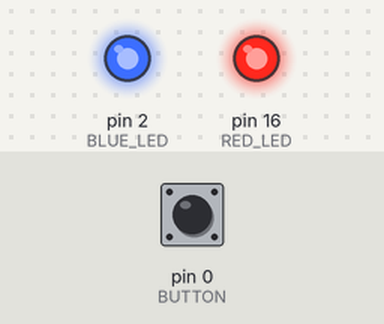
A sketch run on a simulated Arduino Uno, built with avr-gcc and run on an emulated ATmega328P. Shown: output pins drawn as LEDs (lit = HIGH). Dashed ring = blinking. The test bench sets the inputs (shaded band); at power-on: pin 0 (BUTTON) HIGH.

Above: at 1.2 s.
1.3 s: pin 0 (BUTTON) pulled LOW for 0.15 s
At 1.54 s:
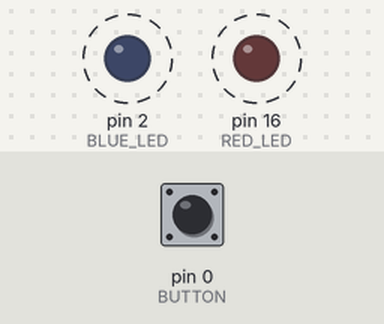
4.3 s: pin 0 (BUTTON) pulled LOW for 1 s
At 4.59 s:
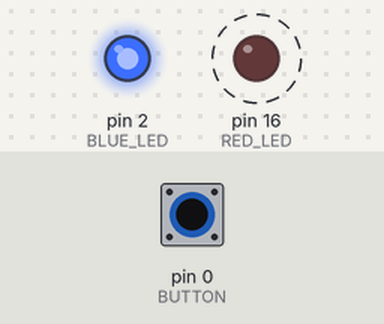
7.3 s: pin 0 (BUTTON) pulled LOW for 3.2 s
At 8.2 s:
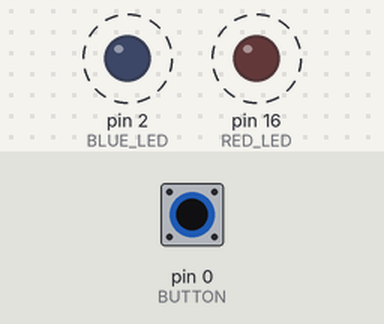
12.0 s: pin 0 (BUTTON) pulsed LOW 5 times (0.12 s each, 0.3 s apart)
Timing chart, 0 to 15.0 s (numbered marks = the images above; inputs shaded):
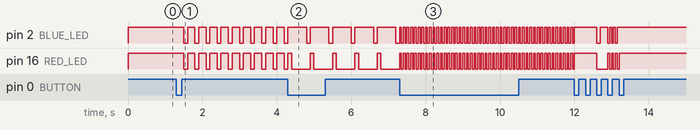

The sketch:

sketch_nodemcu.ino
```cpp
#include "Arduino.h"
#include "LianLED.hpp"


#define RED_LED 16 //定义引脚 16 的名称为红灯，相当于定义了红灯为常量
#define BLUE_LED 2
#define BUTTON 0 //Flash按钮，默认不接地（HIGH），按下后接地（LOW）


LianLED redLED;  //创建类 LianLED 的实例
LianLED blueLED;

int modeId = 0;
int lastButtonStatus = HIGH;

void setup() {
  pinMode(BUTTON, INPUT);
  redLED.attach(RED_LED);
  blueLED.attach(BLUE_LED);

  redLED.write(false);
  blueLED.write(false);

  //redLED.blink(100, 200);
}

void loop() {
  int button = digitalRead(BUTTON);
  if(lastButtonStatus == HIGH && button == LOW) { // 上次没按下， 这次按下
    modeId = (modeId + 1) % 4;
  }
  lastButtonStatus = button;

  blueLED.update();
  redLED.update();
  /*
  if (button == HIGH){
    redLED.blink(100, 200);
    blueLED.write(false);
  } else{
    redLED.blink(500, 2000);
    blueLED.write(true);
  }*/

  if(modeId == 0) {
    redLED.write(false);
    blueLED.write(false);
  } else if(modeId == 1) {
    redLED.blink(100, 200);
    blueLED.blink(100, 200);
  } else if(modeId == 2) {
    redLED.blink(500, 100);
    blueLED.blink(100, 500);
  } else if(modeId == 3) {
    redLED.blink(50, 50);
    blueLED.blink(50, 50);
  }
}
```

Measured:
- after the input at 1.3 s, pin 2 (BLUE_LED), pin 16 (RED_LED): alternates HIGH for 0.20 s and LOW for 0.10 s, starting after 0.20 s
- after the input at 4.3 s, pin 2 (BLUE_LED): alternates HIGH for 0.50 s and LOW for 0.10 s, starting after 0.50 s; pin 16 (RED_LED): alternates HIGH for 0.10 s and LOW for 0.50 s, starting after 0.10 s
- after the input at 7.3 s, pin 2 (BLUE_LED), pin 16 (RED_LED): alternates HIGH for 0.05 s and LOW for 0.05 s, starting after 0.05 s
